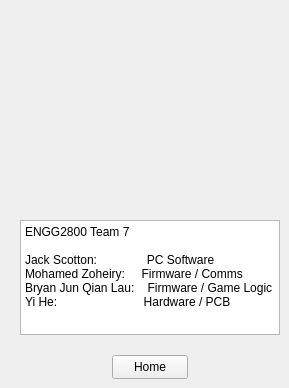
    <widget class="QWidget" name="mysteryPage">
     <widget class="QWidget" name="mysteryWidget" native="true">
      <property name="geometry">
       <rect>
        <x>20</x>
        <y>20</y>
        <width>260</width>
        <height>330</height>
       </rect>
      </property>
      <widget class="QLabel" name="mysteryLabel">
       <property name="geometry">
        <rect>
         <x>0</x>
         <y>0</y>
         <width>260</width>
         <height>173</height>
        </rect>
       </property>
       <property name="text">
        <string/>
       </property>
      </widget>
      <widget class="QPlainTextEdit" name="endCredits">
       <property name="geometry">
        <rect>
         <x>0</x>
         <y>200</y>
         <width>260</width>
         <height>115</height>
        </rect>
       </property>
       <property name="sizePolicy">
        <sizepolicy hsizetype="Fixed" vsizetype="Fixed">
         <horstretch>0</horstretch>
         <verstretch>0</verstretch>
        </sizepolicy>
       </property>
       <property name="font">
        <font>
         <italic>false</italic>
         <bold>false</bold>
        </font>
       </property>
       <property name="acceptDrops">
        <bool>false</bool>
       </property>
       <property name="verticalScrollBarPolicy">
        <enum>Qt::ScrollBarPolicy::ScrollBarAlwaysOff</enum>
       </property>
       <property name="horizontalScrollBarPolicy">
        <enum>Qt::ScrollBarPolicy::ScrollBarAlwaysOff</enum>
       </property>
       <property name="readOnly">
        <bool>true</bool>
       </property>
       <property name="plainText">
        <string>ENGG2800 Team 7

Jack Scotton:               PC Software
Mohamed Zoheiry:     Firmware / Comms
Bryan Jun Qian Lau:    Firmware / Game Logic
Yi He:                          Hardware / PCB</string>
       </property>
      </widget>
     </widget>
     <widget class="QPushButton" name="homeFromMystery">
      <property name="geometry">
       <rect>
        <x>112</x>
        <y>355</y>
        <width>76</width>
        <height>24</height>
       </rect>
      </property>
      <property name="toolTip">
       <string/>
      </property>
      <property name="text">
       <string>Home</string>
      </property>
     </widget>
    </widget>
